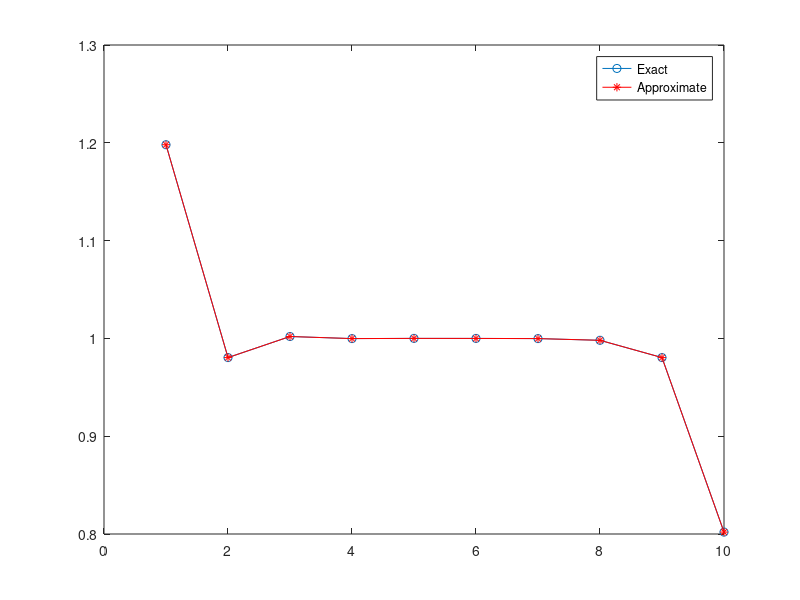

The MATLAB script that drew this image:
% Size of the system
d = 10;
% Epsilon, set for an example.
epsilon = 0.1;
% Create the tri-diagonal matrix.
A = eye(d) + diag(epsilon*ones(d-1,1),-1) - diag(epsilon*ones(d-1,1),1) ;
% Right-hand side.
b = ones(d,1);
b(1) = 1 + epsilon;
b(end) = 1 - epsilon;

% Exact solution, computed the operator '\'
x_ex = A\b;

% Initial guess for our approximation
x_jac = zeros(d,1);
temp = zeros(d,1);
% The tolerance we want.
TOL = 1e-5;
% The maximum number of iterations, if the method does not converge.
Nmax = 1000;
% Counter for the number of iterations needed for the method to converge.
Niter = 0;


% Jacobi method.
while(1)
        % Computation of the next approximation.
    for j = 1 : d
        temp1 = 0;
        for k = 1 : d
	    if(k==j)
               continue;
	    end
            temp1 = temp1 + A(j,k)*x_jac(k);
        end
        temp(j) = -1/A(j,j)*(temp1 - b(j));
    end

        Niter = Niter + 1;

        % Computing the sigma function.
        if(norm(x_jac,'inf') == 0)
                s = 1;
        else
                s = norm(x_jac,'inf');
        end

        % Convergence check.
        if(norm(temp-x_jac,'inf')/s <= TOL|| Niter == Nmax)
                break;
        end

        % Replace our new approximation as the current approximation.
        x_jac = temp;
end


% Print output.
fprintf('    Exact     Approx.\n')
disp([x_ex,x_jac])
fprintf('Iterations needed for TOL = %g, was: %d \n',TOL,Niter)

% Plot and compare the results.
plot(1:length(x_ex),x_ex,'o-',1:length(x_jac),x_jac,'r*-')
legend('Exact','Approximate','Location','Best')
shg




